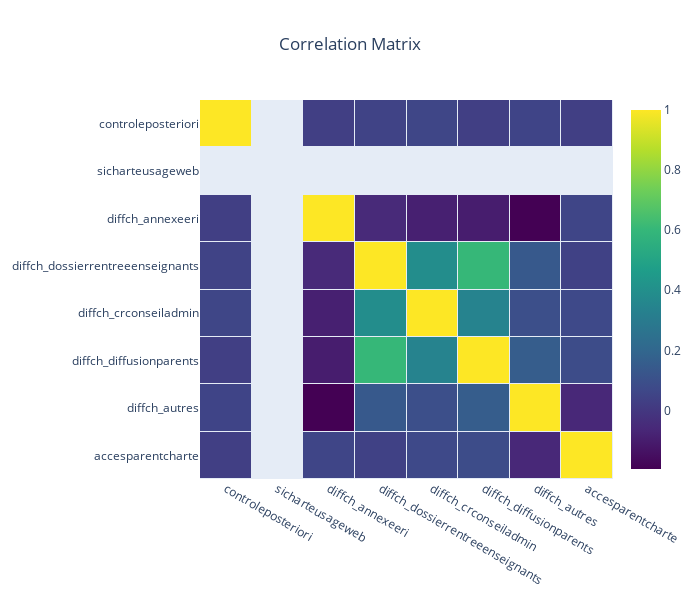

Notebook source saved alongside this figure:
### Markdown cell above
### *Corrélation entre les variables*

Nous allons voir si il existe une corrélation entre les différentes colonnes.

### Code cell
column_names = df_charte.columns

heat = go.Heatmap(
    z=df_charte.corr().values,
    x=column_names,
    y=column_names,
    xgap=1, ygap=1,
    colorscale='Viridis'
)

layout = go.Layout(
    title='Correlation Matrix',
    title_x=0.5,
    width=700, height=600,
    xaxis_showgrid=False, yaxis_showgrid=False,
    yaxis_autorange='reversed'
)

fig = go.Figure(data=[heat], layout=layout)
fig.show()

### Figure 1 — Plotly figure (JSON) as saved in the notebook; plotly's stock layout.template omitted (floating-point values rounded to 4 significant figures)
{"data": [{"colorscale": [[0, "#440154"], [0.1111, "#482878"], [0.2222, "#3e4989"], [0.3333, "#31688e"], [0.4444, "#26828e"], [0.5556, "#1f9e89"], [0.6667, "#35b779"], [0.7778, "#6ece58"], [0.8889, "#b5de2b"], [1, "#fde725"]], "type": "heatmap", "x": ["controleposteriori", "sicharteusageweb", "diffch_annexeeri", "diffch_dossierrentreeenseignants", "diffch_crconseiladmin", "diffch_diffusionparents", "diffch_autres", "accesparentcharte"], "xgap": 1, "y": ["controleposteriori", "sicharteusageweb", "diffch_annexeeri", "diffch_dossierrentreeenseignants", "diffch_crconseiladmin", "diffch_diffusionparents", "diffch_autres", "accesparentcharte"], "ygap": 1, "z": [[1, null, 0.02997, 0.04688, 0.05686, 0.02901, 0.05185, 0.02945], [null, null, null, null, null, null, null, null], [0.02997, null, 1, -0.05598, -0.08931, -0.1, -0.1949, 0.05591], [0.04688, null, -0.05598, 1, 0.3883, 0.6043, 0.1371, 0.03872], [0.05686, null, -0.08931, 0.3883, 1, 0.3427, 0.0948, 0.06908], [0.02901, null, -0.1, 0.6043, 0.3427, 1, 0.1574, 0.08191], [0.05185, null, -0.1949, 0.1371, 0.0948, 0.1574, 1, -0.06115], [0.02945, null, 0.05591, 0.03872, 0.06908, 0.08191, -0.06115, 1]]}], "layout": {"height": 600, "title": {"text": "Correlation Matrix", "x": 0.5}, "width": 700, "xaxis": {"showgrid": false}, "yaxis": {"autorange": "reversed", "showgrid": false}}}
